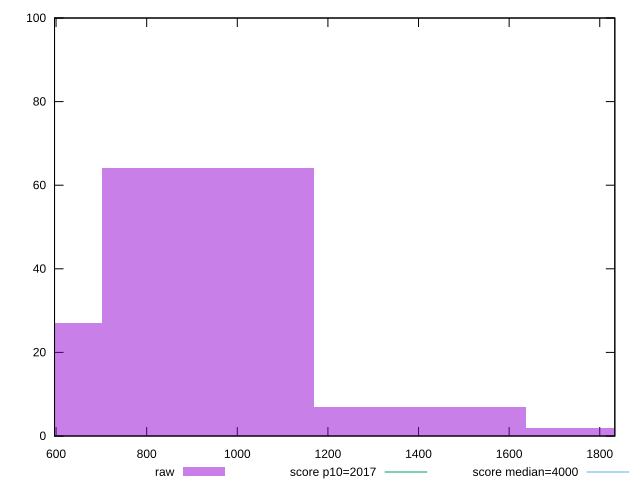

The gnuplot source for this figure:
reset

$raw <<EOF
935.9955125490395 64
1403.9932688235592 7
467.99775627451976 27
1871.991025098079 2
EOF

set key outside below
set boxwidth 467.99775627451976
set xrange [596.6160000000004:1833.2519999999986]
set yrange [0:100]
set trange [0:100]
set style fill transparent solid 0.5 noborder

set parametric
set terminal svg size 640, 490 enhanced background rgb 'white'
set output "report_00017_2021-02-10T15-08-03.406Z/mainthread-work-breakdown/samples/pages+cached+noadtech/raw/histogram.svg"

plot $raw title "raw" with boxes, \
     2017,t title "score p10=2017", \
     4000,t title "score median=4000"

reset
